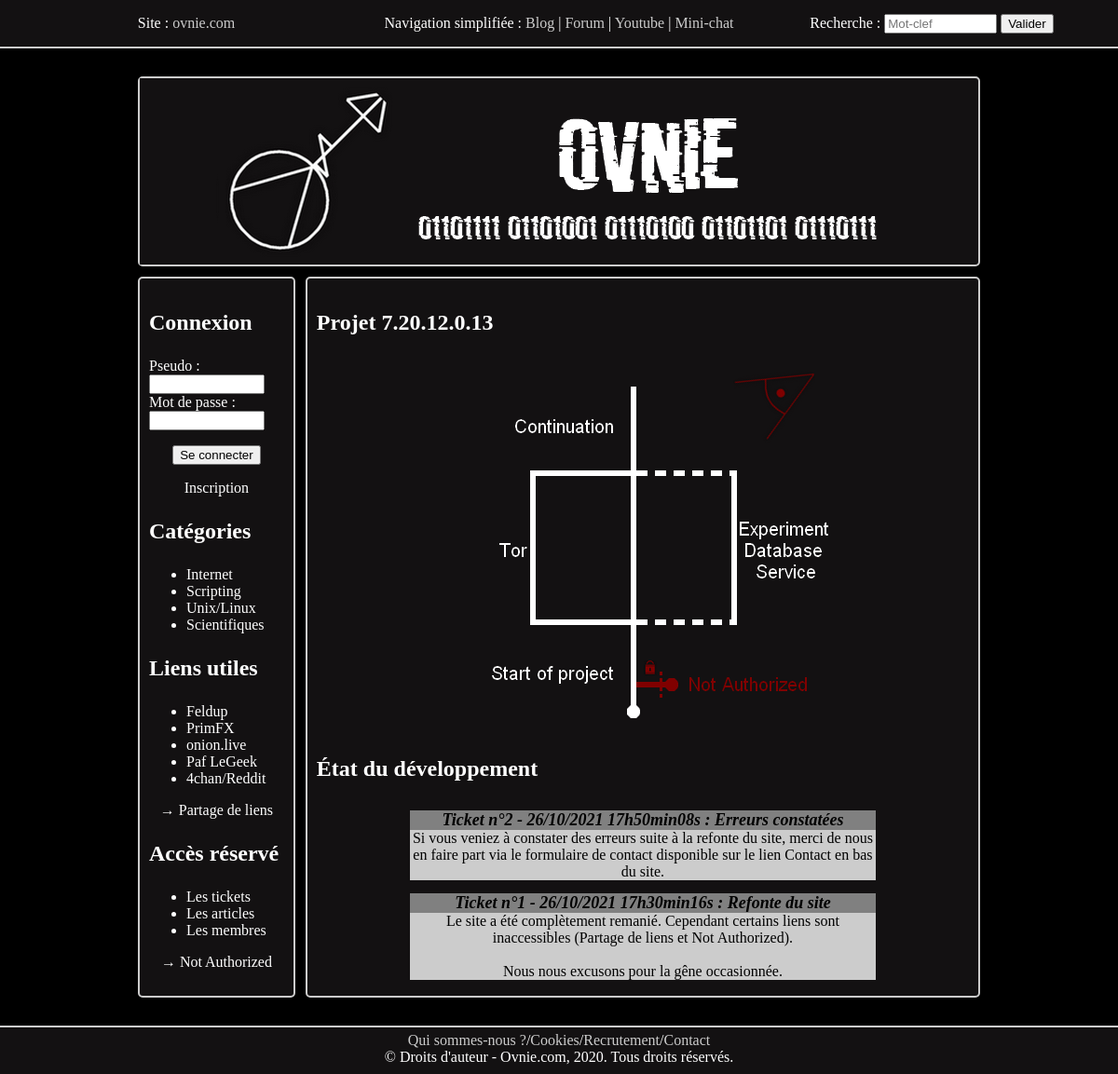
The page / on the database its author committed.
### tables this page shows
CREATE TABLE IF NOT EXISTS `categories` (
  `id` int(11) NOT NULL AUTO_INCREMENT,
  `titre` varchar(255) NOT NULL,
  PRIMARY KEY (`id`)
);

CREATE TABLE IF NOT EXISTS `actu` (
  `id` int(11) NOT NULL AUTO_INCREMENT,
  `titre` varchar(255) NOT NULL,
  `message` text NOT NULL,
  `date_actu` timestamp NOT NULL DEFAULT CURRENT_TIMESTAMP,
  PRIMARY KEY (`id`)
);

### index.php (the view, shortened to what this page needs)
<!DOCTYPE html>
<html xmlns="http://www.w3.org/1999/xhtml" xml:lang="fr" lang="fr">
	<head>
		<link rel="stylesheet" href="ovnie.css" type="text/css" media="screen" />
	</head>
	<body>
		<?php require("admin/base.php"); ?>
		<header>
			<?php require("header.php"); ?>
		</header>
		<section class="banner">
			<?php require("banner.php"); ?>
		</section>
		<section>
			<nav>
				<?php require("menu.php"); ?>
			</nav>
			<article>
				<h1><strong>Projet 7.20.12.0.13</strong></h1>
				<p class="textCenter"><img src="images/project.png" alt="Image" /></p>
				<h1><strong>État du développement</strong></h1>
				<?php
				$req = $bdd->query('SELECT id, titre, message, DATE_FORMAT(date_actu, \'%d/%m/%Y %Hh%imin%ss\') AS date_actu FROM actu ORDER BY id DESC LIMIT 0, 10');
				while ($donnees = $req->fetch())
				{
				?>
				<section class="news">
					<h2>
						<em>Ticket n°<?php echo $donnees['id']; ?> - <?php echo $donnees['date_actu']; ?> :
						<?php echo htmlspecialchars($donnees['titre']); ?></em>
					</h2>
					<p>
					<?php
					echo nl2br(htmlspecialchars($donnees['message']));
					?>
					</p>
				</section>
				<?php
				}
				?>
			</article>
		</section>
		<footer>
			<?php require("footer.php"); ?>
		</footer>
	</body>
</html>

### header.php
<section class="logo">
	<p class="topSite">Site : <a href="https://ovnie.com/" title="Ovnie - Site" >ovnie.com</a></p>
</section>
<section class="browser">
	<p class="topSite">Navigation simplifiée : <a href="https://ovnie.com/blog/" title="Ovnie - Blog" >Blog</a> | <a href="https://ovnie.com/forum/" title="Ovnie - Forum" >Forum</a> | <a href="https://www.youtube.com/channel/UCIeal7BhZojTkItr5-e45Sg" title="Ovnie - Youtube" >Youtube</a> | <a href="https://ovnie.com/minichat.php" title="Ovnie - Mini-chat" >Mini-chat</a></p>
</section>
<section class="research">
		<form class="topSite" method="get" action="recherche.php">
			<label for="site-search">Recherche :</label>
			<input type="search" id="site-search" name="q" size="12" maxlength="12" placeholder="Mot-clef" />
			<input type="submit" value="Valider" />
		</form>
</section>

### banner.php
<a href="https://ovnie.com"><img src="images/Header_red.png" alt="Image" title="Ovnie - Accueil" /></a>

### menu.php (shortened to what this page needs)
<?php
if(isset($_SESSION['id']) AND isset($_SESSION['pseudo']) AND isset($_SESSION['mail'])){
	echo '<p class="textCenter">Bienvenue : ' . $_SESSION['pseudo'] . '</p>';
	echo '<p class="textCenter"><a href="https://ovnie.com/profil.php">Profil</a>/<a href="https://ovnie.com/deconnexion.php">Déconnexion</a></p>';
}
else{
?>
	<h1><strong>Connexion</strong></h1>
	<form method="post">
	<label for="pseudo_co">Pseudo</label> : <br><input class="connect" type="text" name="pseudo_co" id="pseudo_co" />
	<br><label for="lemotdepasse_co">Mot de passe</label> : <br><input class="connect" type="password" name="lemotdepasse_co" id="lemotdepasse_co" />
	<p class="textCenter"><input type="submit" name="formconnect" value="Se connecter"><p>
	</form>
	<p class="textCenter"><a href="https://ovnie.com/inscription.php">Inscription</a></p>
<?php
}
?>
<h1><strong>Catégories</strong></h1>
<ul>
<?php
$req_categories = $bdd->query('SELECT * FROM categories ORDER BY id ASC');
while ($recup_categories = $req_categories->fetch())
{
?>
	<li><a href="https://ovnie.com/categories.php?rubrique=<?php echo $recup_categories['id']; ?>" title="Ovnie - <?php echo htmlspecialchars($recup_categories['titre']); ?>" ><?php echo htmlspecialchars($recup_categories['titre']); ?></a></li>
<?php
}
?>
</ul>
<h1><strong>Liens utiles</strong></h1>
<ul>
	<li><a href="https://www.youtube.com/channel/UCQVaKQcp4OxSg1eC6SF3NTw" title="Feldup" >Feldup</a></li>
	<li><a href="https://www.primfx.com/" title="PrimFX" >PrimFX</a></li>
	<li><a href="https://onion.live/" title="Ovnie - GNU/Linux" >onion.live</a></li>
	<li><a href="https://www.youtube.com/channel/UCCSHWqosFfYJY5v2WqbTLhg" title="Paf LeGeek" >Paf LeGeek</a></li>
	<li><a href="https://www.4chan.org/" title="4chan" >4chan</a>/<a href="https://www.reddit.com/" title="Reddit" >Reddit</a></li>
</ul>
<p class="textCenter"><a href="https://ovnie.com/share.php">&#x2192; Partage de liens</a></p>
<h1><strong>Accès réservé</strong></h1>
<ul>
	<li><a href="https://ovnie.com/admin/message.php" title="Ovnie - News" >Les tickets</a></li>
	<li><a href="https://ovnie.com/admin/layout.php" title="Ovnie - Articles" >Les articles</a></li>
	<li><a href="https://ovnie.com/admin/membres.php" title="Ovnie - Membres" >Les membres</a></li>
</ul>
<p class="textCenter"><a href="https://ovnie.com/notauthorized.php">&#x2192; Not Authorized</a></p>

### footer.php
<a href="https://ovnie.com/informations.php#qui">Qui sommes-nous ?</a>/<a href="https://ovnie.com/informations.php#policy">Cookies</a>/<a href="https://ovnie.com/informations.php#recrutement">Recrutement</a>/<a href="https://ovnie.com/informations.php#contact">Contact</a>
<br>© Droits d'auteur - Ovnie.com, 2020. Tous droits réservés.

### ovnie.css (style rules this page uses)
body { color: #ffffff; font-size: 16px; font-family: "Times New Roman", sans-serif; margin: 0; background-color: #000000; }
a:link { color: #CCCCCC; text-decoration: none; }
nav a:link, nav a:visited, nav a:hover, nav a:active { color: #ffffff; text-decoration: none; }
.connect { width: 80%; }
.textCenter { text-align: center; }
h1 { font-size: 24px; }
h2 { font-size: 18px; }
.topSite { margin: auto; background-color: #131112; }
header { height: 50px; margin: 0px 0px 30px 0px; border: solid; border-color: #CCCCCC; border-width: 0px 0px 2px 0px; background-color: #131112; display: flex; justify-content: flex-start; }
.banner { width: 900px; height: 200px; text-align: center; margin-right: auto; margin-left: auto; margin-top: 15px; margin-bottom: 11px; border: 2px solid #CCCCCC; border-radius: 5px; background-color: #131112; }
section { width: 904px; margin: auto; display: flex; }
.logo, .browser, .research { background-color: #131112; }
nav { width: 150px; text-align: left; word-wrap: break-word; padding: 10px; margin-right: 11px; border: 2px solid #CCCCCC; border-radius: 5px; background-color: #131112; }
article { width: 725px; word-wrap: break-word; padding: 10px; border: 2px solid #CCCCCC; border-radius: 5px; background-color: #131112; }
.news { width: 500px; color: black; margin: auto; display: flex; flex-direction: column; }
.news h2 { font-size: 18px; text-align: center; margin-top: 7px; margin-bottom: 0px; background-color: grey; }
.news p { text-align: center; margin-top: 0px; margin-bottom: 7px; background-color: #CCCCCC; }
footer { height: 40px; text-align: center; padding-top: 5px; padding-bottom: 5px; margin: 30px 0px 0px 0px; border: solid; border-color: #CCCCCC; border-width: 2px 0px 0px 0px; background-color: #131112; }

### rows shown on the page
categories: titre "Internet"
categories: titre "Scripting"
categories: titre "Unix/Linux"
categories: titre "Scientifiques"
actu: id "2", date_actu "26/10/2021 17h50min08s", titre "Erreurs constatées", message "Si vous veniez à constater des erreurs suite à la refonte du site, merci de nous en faire part via le formulaire de contact disponible sur le lien Contact en bas du site."
actu: id "1", date_actu "26/10/2021 17h30min16s", titre "Refonte du site", message "Le site a été complètement remanié. Cependant certains liens sont inaccessibles (Partage de liens et Not Authorized). Nous nous excusons pour la gêne occasionnée."
